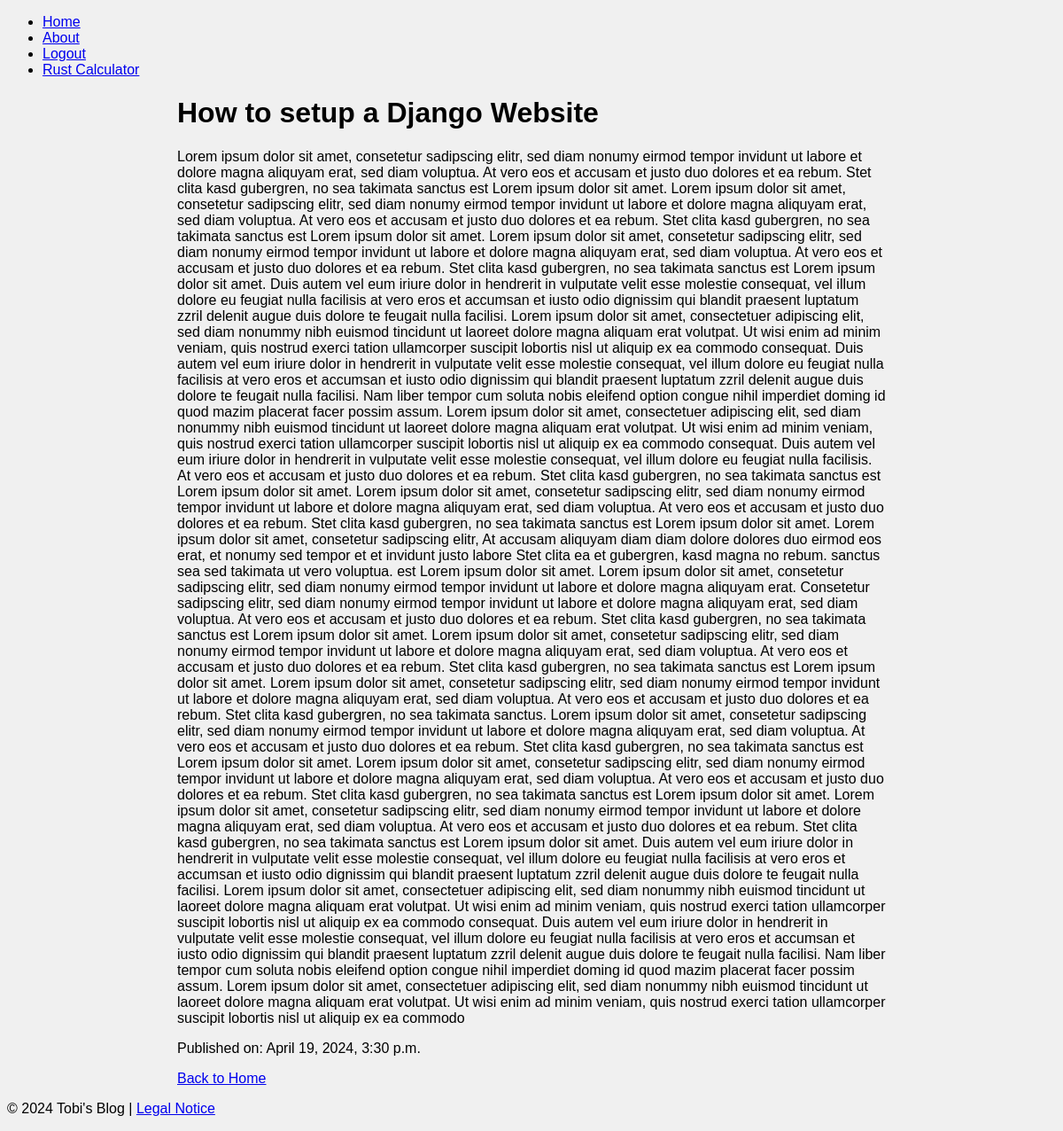
The app's page /post/1/ with its own data.
### blog/models.py (models this page shows, shortened)
class Post(models.Model):
    title = models.CharField(max_length=200)
    content = models.TextField()
    created_at = models.DateTimeField(auto_now_add=True)

### blog/views.py (the view)
# urls.py: path('post/<int:pk>/', views.post_detail, name='post_detail'),
def post_detail(request, pk):
    post = get_object_or_404(Post, pk=pk)
    return render(request, 'blog/post_detail.html', {'post': post})

### blog/templates/blog/post_detail.html (shortened to what this page needs)
{% extends 'base.html' %}
{% block content %}
    <h1>{{ post.title }}</h1>
    <p>{{ post.content|safe }}</p>
    <p>Published on: {{ post.created_at }}</p>
    {% load comments %}
    <a href="{% url 'post_list' %}">Back to Home</a>
{% endblock %}

### blog/static/blog/css/post_list.css (style rules this page uses)
body { font-family: Arial, sans-serif; background-color: #f0f0f0; }

### records on screen
Post: title "How to setup a Django Website", content "Lorem ipsum dolor sit amet, consetetur sadipscing elitr, sed diam nonumy eirmod tempor invidunt ut labore et dolore magna aliquyam erat, sed diam voluptua. At vero eos et accusam et justo duo dolores et ea rebum. Stet clita kasd gubergren, no sea takimata sanctus est Lorem ipsum dolor sit amet. Lorem ipsum dolor sit amet, consetetur sadipscing elitr, sed diam nonumy eirmod tempor invidunt ut labore et dolore magna aliquyam erat, sed diam voluptua. At vero eos et accusam et justo duo dolores et ea rebum. Stet clita kasd gubergren, no sea takimata sanctus est Lorem ipsum dolor sit amet. Lorem ipsum dolor sit amet, consetetur sadipscing elitr, sed diam nonumy eirmod tempor invidunt ut labore…", created_at "April 19, 2024, 3:30 p.m."
